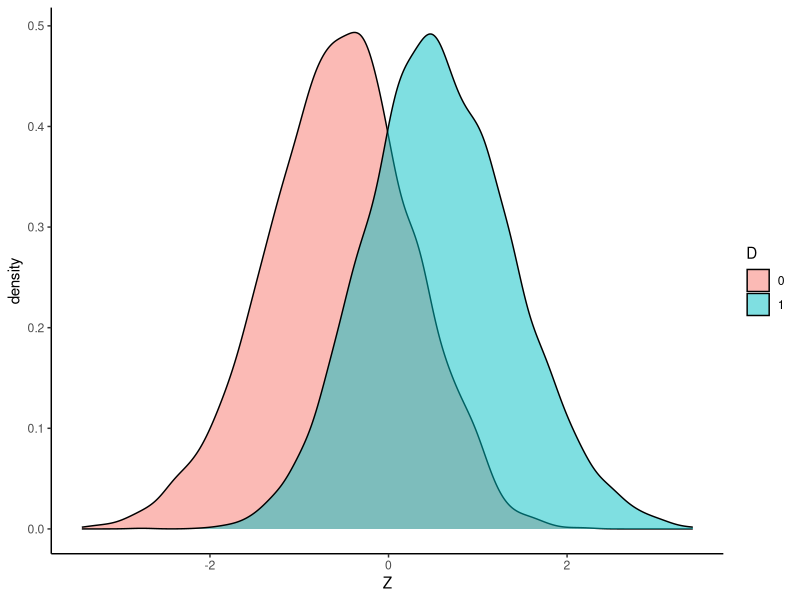
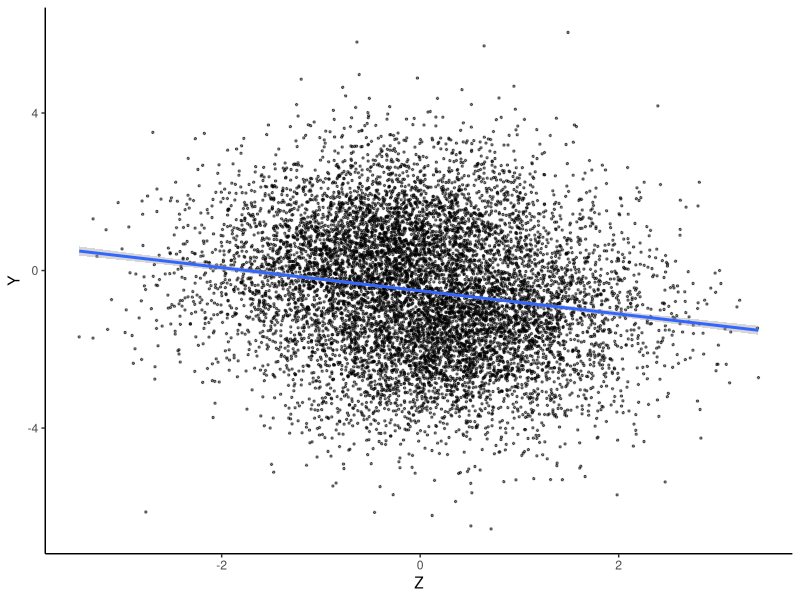
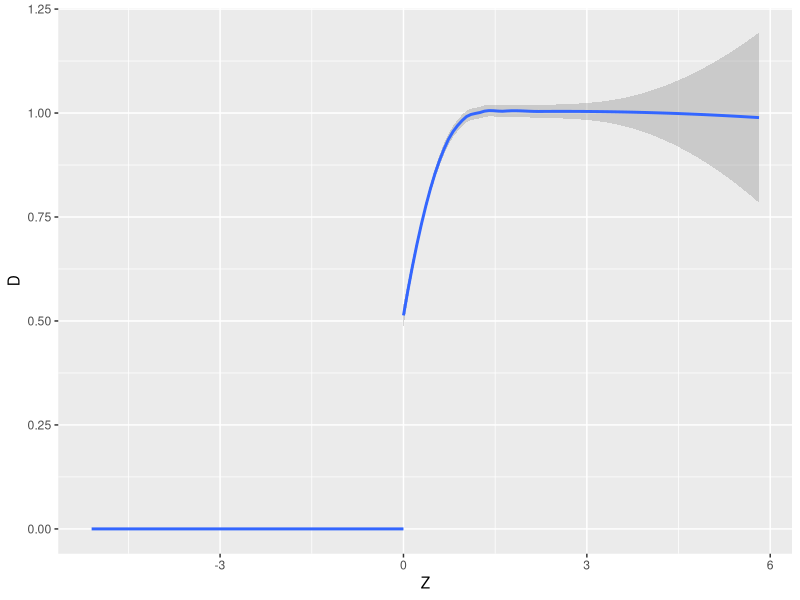
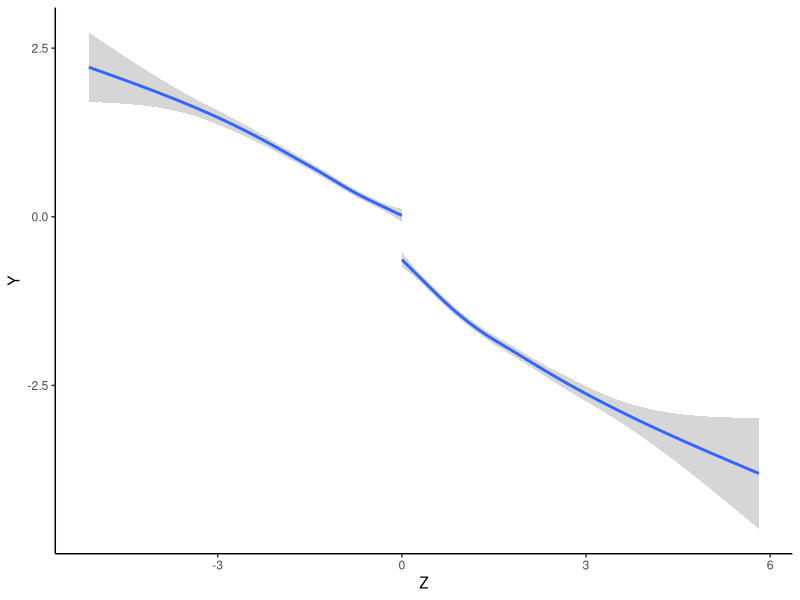

The R script that drew these images, in order:
## ---- chunk 1
knitr::opts_chunk$set(echo = TRUE)

library(tidyverse)
library(ggplot2)
## ---- chunk 2
simulate_iv_data <- function(N=10000,delta=-1,pi,gamma){

  # Create a basic tibble with one row per observation
  tibble(
    i=1:N,
    U = rnorm(N), # Motivation
    Z = gamma*U + rnorm(N), # Distance from campus boundary
    D = as.numeric((pi*Z - U) > 0), # Students choose online if they are far from campus or low motivation
    Y = delta*D + U + rnorm(N),
    )
  }
## ---- chunk 3
iv_data <- simulate_iv_data(pi=1,gamma=0)

head(iv_data)
## ---- chunk 4
iv_data |>
  ggplot(aes(Z,fill=as.factor(D))) +
  geom_density(alpha=0.5) +
  theme_classic() + 
  labs(
    fill = "D"
  )
## ---- chunk 5
iv_data |>
  ggplot(aes(x=Z,y=Y)) +
  geom_point(size=0.5,alpha=0.5) +
  geom_smooth(method='lm') +
  theme_classic()  
## ---- chunk 6
# TODO
## ---- chunk 7
# TODO
## ---- chunk 8
# TODO
## ---- chunk 9
library(AER)

# TODO
## ---- chunk 10
# TODO
## ---- chunk 11
# TODO
## ---- chunk 12
simulate_rd_data <- function(N=10000,delta=-1,pi=1,gamma=0){

  # Create a basic tibble with one row per observation
  tibble(
    i=1:N,
    U = rnorm(N), # Motivation
    Z = gamma*U + rnorm(N), # Distance from campus boundary
    D = ((pi*Z - U) > 0)*(Z>0), # Students choose online if they are far from campus or low motivation AND live off campus
    Y = delta*D + U + rnorm(N)
  )
  }

simulate_rd_data(10)
## ---- chunk 13
rd_data <- simulate_rd_data(pi=1,gamma=-1)
## ---- chunk 14
rd_data |> 
  ggplot(aes(Z,D,group=as.factor(Z>0))) +
  geom_smooth(method='loess')
## ---- chunk 15
rd_data |> 
  ggplot(aes(Z,Y,group=as.factor(Z>0))) +
  geom_smooth() + 
  theme_classic()
## ---- chunk 16
# TODO
